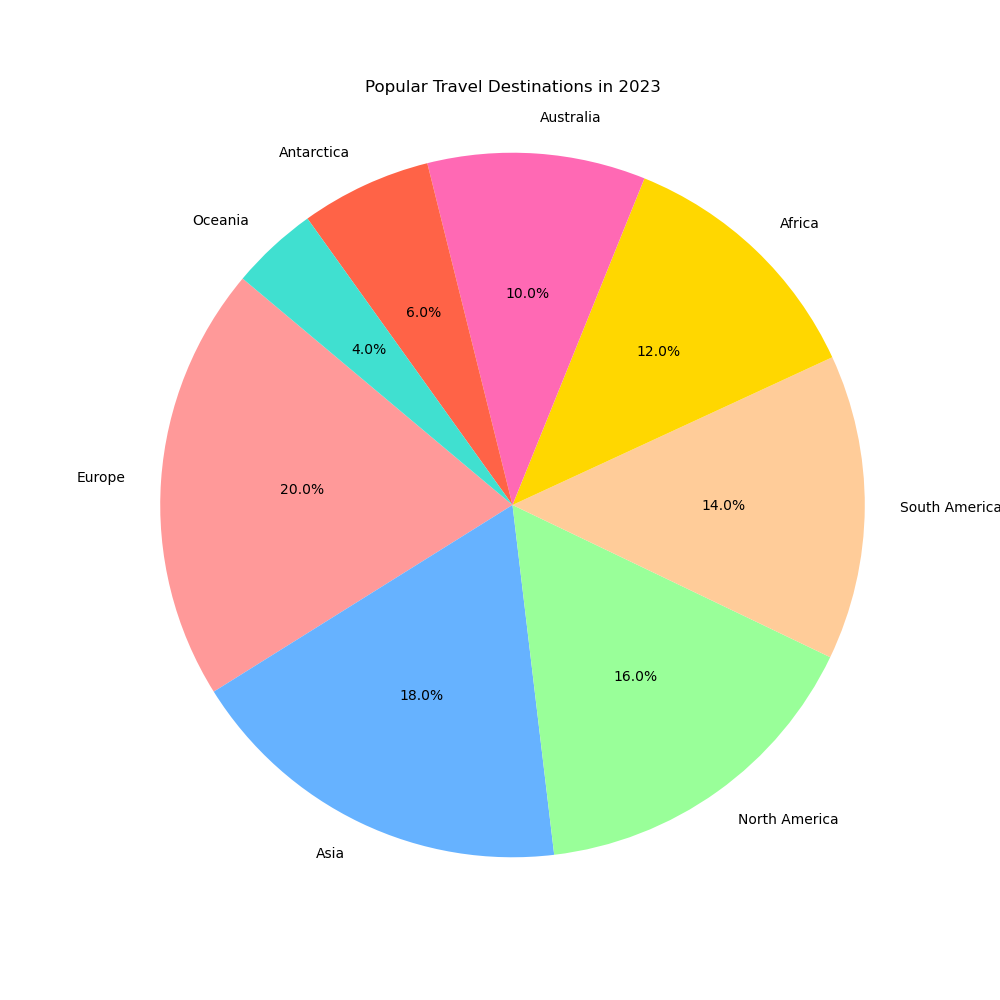

Python code for this plot:

import matplotlib.pyplot as plt

labels = ['Europe', 'Asia', 'North America', 'South America', 'Africa', 'Australia', 'Antarctica', 'Oceania']
sizes = [200, 180, 160, 140, 120, 100, 60, 40]
colors = ['#FF9999', '#66B2FF', '#99FF99', '#FFCC99', '#FFD700', '#FF69B4', '#FF6347', '#40E0D0']

plt.figure(figsize=(10, 10))
plt.pie(sizes, labels=labels, colors=colors, autopct='%1.1f%%', startangle=140)

plt.title('Popular Travel Destinations in 2023', pad=20)
plt.axis('equal')
plt.show()
